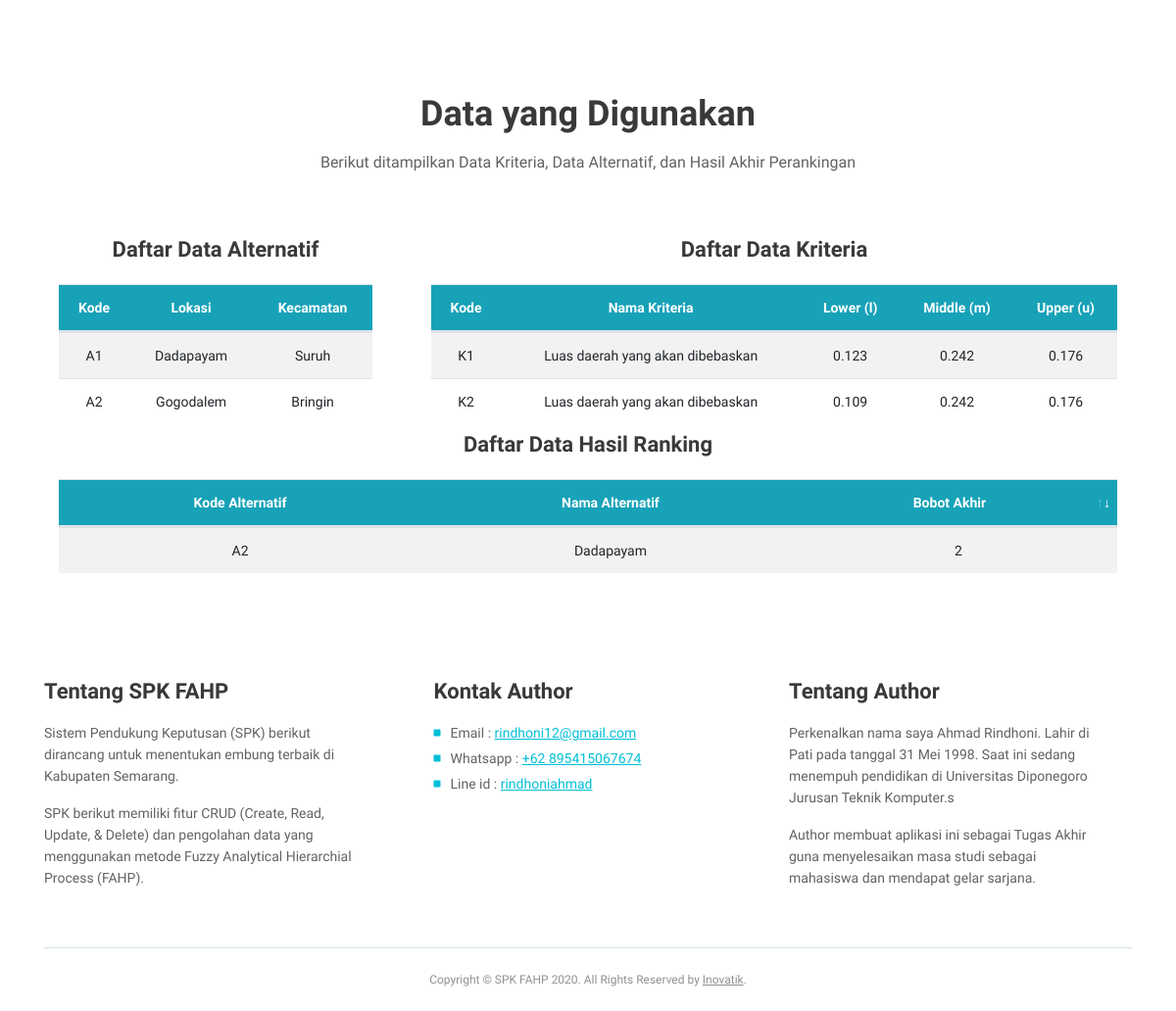
Before: / (lower part) with the older database file.
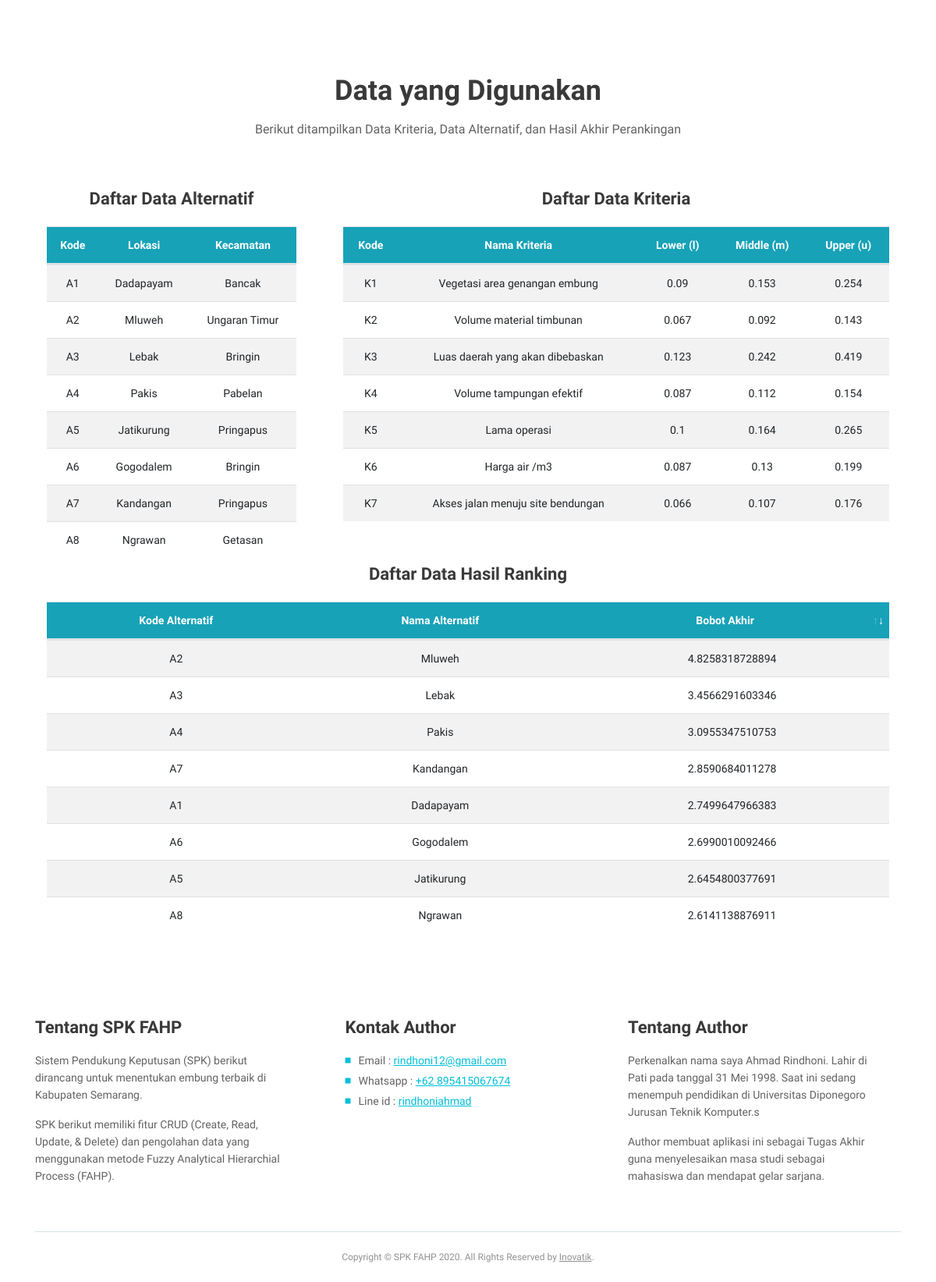
After: the same page with the newer database file.
### tables this page shows
CREATE TABLE `tbl_alternatif` (
  `id_alternatif` varchar(64) NOT NULL,
  `kode_alternatif` varchar(11) NOT NULL,
  `nama_alternatif` varchar(255) DEFAULT NULL,
  `kec_alternatif` varchar(255) NOT NULL
);

CREATE TABLE `tbl_kriteria` (
  `id_kriteria` varchar(64) NOT NULL,
  `kode_kriteria` varchar(11) NOT NULL,
  `nama_kriteria` varchar(255) NOT NULL,
  `nilai_l` float NOT NULL,
  `nilai_m` float NOT NULL,
  `nilai_u` float NOT NULL,
  `nilai_param` varchar(255) NOT NULL,
  `param_kriteria` varchar(255) NOT NULL
);

### application/controllers/landing.php (called while the page is built, shortened)
<?php
class Landing extends CI_Controller {
	public function index()
	{
		$this->load->model("m_landing");
		$data["tbl_alternatif"] = $this->m_landing->getAllAlternatif();
		$data["tbl_kriteria"] = $this->m_landing->getAllKriteria();
		$data["tbl_bobot"] = $this->m_landing->hitung_ternormalisasi();
    $data["tbl_nilaiakhir"] = $this->m_landing->getAllNilai();
		$this->load->view('v_landing', $data);
	}
}

### index.php (called while the page is built, shortened)
<?php
require_once BASEPATH.'core/CodeIgniter.php';

### application/models/m_landing.php (called while the page is built)
<?php defined('BASEPATH') OR exit('No direct script access allowed');
class m_landing extends CI_Model
{
  public function getAllAlternatif()
  {
    $query=$this->db->query("SELECT * FROM tbl_alternatif ORDER BY CAST(SUBSTRING(kode_alternatif, LOCATE('A',kode_alternatif)+1) AS SIGNED) ASC");
    return $query->result();
  }
  public function getAllKriteria()
  {
    $query=$this->db->query("SELECT * FROM tbl_kriteria ORDER BY CAST(SUBSTRING(kode_kriteria, LOCATE('K',kode_kriteria)+1) AS SIGNED) ASC");
    return $query->result();
  }
  public function getAllNilai()
  {
    $query=$this->db->query("SELECT kode_alternatif, nilai FROM tbl_nilai ORDER BY CAST(SUBSTRING(kode_alternatif, LOCATE('A',kode_alternatif)+1) AS SIGNED) ASC");
    return $query->result();
  }
  public function hitung_ternormalisasi()
  {
    $query=$this->db->query(
    " SELECT id_d AS id_w, nilai_d / (SELECT SUM(nilai_d) FROM (  SELECT kode_a AS id_d, MIN(nilai_v) AS nilai_d
            FROM (SELECT A.kode_kriteria AS kode_a, B.kode_kriteria AS kode_b,
                    CASE
                    WHEN A.nilai_m >= B.nilai_m THEN 1
                    WHEN B.nilai_l >= A.nilai_u THEN 0
                    ELSE (B.nilai_l - A.nilai_u) / ((A.nilai_m - A.nilai_u) - (B.nilai_m - B.nilai_l))
                    END AS nilai_v
                  FROM tbl_kriteria B
                    CROSS JOIN tbl_kriteria A
                    WHERE A.kode_kriteria <> B.kode_kriteria
                    ORDER BY CAST(SUBSTRING(kode_a, LOCATE('K',kode_a)+1) AS SIGNED) ASC, CAST(SUBSTRING(kode_b, LOCATE('K',kode_b)+1) AS SIGNED) ASC) AS tbl_d
            GROUP BY kode_a
            ORDER BY CAST(SUBSTRING(kode_a, LOCATE('K',kode_a)+1) AS SIGNED) ASC  ) AS tbl_v) AS nilai_w
      FROM (  SELECT kode_a AS id_d, MIN(nilai_v) AS nilai_d
              FROM (SELECT A.kode_kriteria AS kode_a, B.kode_kriteria AS kode_b,
                      CASE
                      WHEN A.nilai_m >= B.nilai_m THEN 1
                      WHEN B.nilai_l >= A.nilai_u THEN 0
                      ELSE (B.nilai_l - A.nilai_u) / ((A.nilai_m - A.nilai_u) - (B.nilai_m - B.nilai_l))
                      END AS nilai_v
                    FROM tbl_kriteria B
                      CROSS JOIN tbl_kriteria A
                      WHERE A.kode_kriteria <> B.kode_kriteria
                      ORDER BY CAST(SUBSTRING(kode_a, LOCATE('K',kode_a)+1) AS SIGNED) ASC, CAST(SUBSTRING(kode_b, LOCATE('K',kode_b)+1) AS SIGNED) ASC) AS tbl_d
              GROUP BY kode_a
              ORDER BY CAST(SUBSTRING(kode_a, LOCATE('K',kode_a)+1) AS SIGNED) ASC ) AS tbl_normalized"
    );
    return $query->result();
  }
}

### application/views/v_landing.php (the view, shortened to what this page needs)
<!DOCTYPE html>
<html lang="en">
<head>
	<link href="<?php echo base_url('assets_landing/css/bootstrap.css') ?>" rel="stylesheet">
	<link href="<?php echo base_url('assets_landing/css/fontawesome-all.css') ?>" rel="stylesheet">
	<link href="<?php echo base_url('assets_landing/css/swiper.css') ?>" rel="stylesheet">
	<link href="<?php echo base_url('assets_landing/css/magnific-popup.css') ?>" rel="stylesheet">
	<link href="<?php echo base_url('assets_landing/css/styles.css') ?>" rel="stylesheet">
	<link href="<?php echo base_url('assets/extra-libs/datatables.net-bs4/css/dataTables.bootstrap4.css')?>"
		rel="stylesheet">
</head>
<body data-spy="scroll" data-target=".fixed-top">
	<div id="lokasi" class="cards-1">
		<div class="container">
			<div class="row">
				<div class="col-lg-12">
					<div class="col-lg-12 align-content-center">
						<div class="box">
						</div>
					</div>
				</div>
			</div>
		</div>
	</div>
	<div id="data" class="cards-1">
		<div class="container">
			<div class="row">
				<div class="col-lg-12">
					<h2>Data yang Digunakan</h2>
					<p class="p-heading p-large">Berikut ditampilkan Data Kriteria, Data Alternatif, dan Hasil Akhir Perankingan
					</p>
				</div>
			</div>
			<div class="row">
				<div id="alternatif" class="col-lg-4">
					<h4 class="card-title">Daftar Data Alternatif</h4>
					<div class="table-responsive">
						<table id="example" class="table table-striped">
							<thead class="bg-info text-white text-center">
								<tr>
									<th>Kode</th>
									<th>Lokasi</th>
									<th>Kecamatan</th>
								</tr>
							</thead>
							<tbody class="text-center">
								<?php foreach ($tbl_alternatif as $alternatif): ?>
								<tr>
									<td><?php echo $alternatif->kode_alternatif ?></td>
									<td><?php echo $alternatif->nama_alternatif ?></td>
									<td><?php echo $alternatif->kec_alternatif ?></td>
								</tr>
								<?php endforeach; ?>
							</tbody>
						</table>
					</div>
				</div>
				<div id="kriteria" class="col-lg-8">
					<h4 class="card-title">Daftar Data Kriteria</h4>
					<div class="table-responsive">
						<table id="example2" class="table table-striped">
							<thead class="bg-info text-white text-center">
								<tr>
									<th>Kode</th>
									<th>Nama Kriteria</th>
									<th>Lower (l)</th>
									<th>Middle (m)</th>
									<th>Upper (u)</th>
								</tr>
							</thead>
							<tbody class="text-center">
								<?php foreach ($tbl_kriteria as $kriteria): ?>
								<tr>
									<td><?php echo $kriteria->kode_kriteria ?></td>
									<td><?php echo $kriteria->nama_kriteria ?></td>
									<td><?php echo $kriteria->nilai_l ?></td>
									<td><?php echo $kriteria->nilai_m ?></td>
									<td><?php echo $kriteria->nilai_u ?></td>
								</tr>
								<?php endforeach; ?>
							</tbody>
						</table>
					</div>
				</div>
			</div>
			<div id="ranking" class="row">
				<div class="col-lg-12">
					<h4 class="card-title">Daftar Data Hasil Ranking</h4>
					<div class="table-responsive">
						<table id="example3" class="table table-striped">
							<thead class="bg-info text-white text-center">
								<?php
									$i=0;
									foreach($tbl_nilaiakhir as $row)
									{
										$kode[$i] = $row->kode_alternatif;
										$arr_nilai[$i] = (explode (',', $row->nilai));
										$i++;
									}
								?>
								<?php
									$j=0;
									foreach($tbl_bobot as $row)
									{
										$nil_w[$j] = $row->nilai_w;
										$j++;
									}
								?>
								<?php
									$k=0;
									foreach($tbl_alternatif as $row)
									{
										$nama_alt[$k] = $row->nama_alternatif;
										$k++;
									}
								?>
								<tr>
									<th>Kode Alternatif</th>
									<th>Nama Alternatif</th>
									<th>Bobot Akhir</th>
								</tr>
							</thead>
							<tbody class="text-center">
								<?php
								$x=0;
								while($x<COUNT($arr_nilai))
								{
										$y=0;
										$nb[$x] = 0;
										while($y<COUNT($arr_nilai[0]))
										{
											$nb[$x] += $arr_nilai[$x][$y]*$nil_w[$y];
											$y++;
										}
									echo '<tr>';
									echo '<td>'.$kode[$x].'</td>';
									echo '<td>'.$nama_alt[$x].'</td>';
									echo '<td>'.$nb[$x].'</td>';
									echo '</tr>';
									$x++;
								}
								?>
							</tbody>
						</table>
					</div>
				</div>
			</div>
		</div>
	</div>
	<div class="footer">
		<div class="container">
			<div class="row">
				<div class="col-md-4">
					<div class="footer-col">
						<h4>Tentang SPK FAHP</h4>
						<p>Sistem Pendukung Keputusan (SPK) berikut dirancang untuk menentukan embung terbaik di
							Kabupaten
							Semarang.</p>
						<p>SPK berikut memiliki fitur CRUD (Create, Read, Update, & Delete) dan pengolahan data
							yang menggunakan metode Fuzzy Analytical Hierarchial Process (FAHP).</p>
					</div>
				</div>
				<div class="col-md-4">
					<div class="footer-col middle">
						<h4>Kontak Author</h4>
						<ul class="list-unstyled li-space-lg">
							<li class="media">
								<i class="fas fa-square"></i>
								<div class="media-body">Email : <a class="turquoise" href="">rindhoni12@gmail.com</a></div>
							</li>
							<li class="media">
								<i class="fas fa-square"></i>
								<div class="media-body">Whatsapp : <a class="turquoise" href="#your-link">+62 895415067674</a></div>
							</li>
							<li class="media">
								<i class="fas fa-square"></i>
								<div class="media-body">Line id : <a class="turquoise" href="#your-link">rindhoniahmad</a></div>
							</li>
						</ul>
					</div>
				</div>
				<div class="col-md-4">
					<div class="footer-col">
						<h4>Tentang Author</h4>
						<p>Perkenalkan nama saya Ahmad Rindhoni. Lahir di Pati pada tanggal 31 Mei 1998. Saat ini sedang menempuh
							pendidikan di Universitas Diponegoro Jurusan Teknik Komputer.s</p>
						<p>Author membuat aplikasi ini sebagai Tugas Akhir guna menyelesaikan masa studi sebagai mahasiswa dan mendapat gelar sarjana.</p>
					</div>
				</div>
			</div>
		</div>
	</div>
	<div class="copyright">
		<div class="container">
			<div class="row">
				<div class="col-lg-12">
					<p class="p-small">Copyright © <?php echo SITE_NAME ." ". Date('Y') ?>. All Rights Reserved by <a
							href="https://inovatik.com">Inovatik</a>.</p>
				</div>
			</div>
		</div>
	</div>
</body>
</html>

### assets_landing/css/styles.css (style rules this page uses)
body, html { width: 100%; height: 100%; }
body, p { color: #626262; font: 400 0.875rem/1.375rem "Raleway", sans-serif; }
.p-large { font: 400 1rem/1.5rem "Raleway", sans-serif; }
.p-small { font: 400 0.75rem/1.25rem "Raleway", sans-serif; }
.p-heading { margin-bottom: 3.875rem; }
.li-space-lg li { margin-bottom: 0.25rem; }
h2 { color: #393939; font: 700 2.25rem/2.75rem "Raleway", sans-serif; }
h4 { color: #393939; font: 700 1.375rem/1.875rem "Raleway", sans-serif; }
a { color: #626262; text-decoration: underline; }
a.turquoise { color: #00bfd8; }
.turquoise { color: #00bfd8; }
.cards-1 { padding-top: 4rem; padding-bottom: 1.625rem; text-align: center; }
.cards-1 h2 { margin-bottom: 1rem; }
.cards-1 .card-title { margin-bottom: 0.875rem; }
.footer { padding-top: 4.625rem; padding-bottom: 0.5rem; }
.footer .footer-col { margin-bottom: 2.25rem; }
.footer h4 { margin-bottom: 1rem; }
.footer .list-unstyled .fas { color: #00bfd8; font-size: 0.5rem; line-height: 1.375rem; }
.footer .list-unstyled .media-body { margin-left: 0.625rem; }
.copyright { padding-top: 1rem; padding-bottom: 0.375rem; text-align: center; }
.copyright .p-small { padding-top: 1.375rem; border-top: 1px solid #c4d8dc; opacity: 0.7; }
@media (min-width: 768px) { .p-heading { width: 85%; margin-right: auto; margin-left: auto; } }
@media (min-width: 992px) { .p-heading { width: 65%; } }
@media (min-width: 1200px) { .p-heading { width: 55%; } }
@media (min-width: 1200px) { .footer .footer-col { width: 90%; } }
@media (min-width: 1200px) { .footer .footer-col.middle { margin-right: auto; margin-left: auto; } }

Changed rows visible on the page:
removed tbl_alternatif: kode_alternatif "A1", nama_alternatif "Dadapayam", kec_alternatif "Suruh"
removed tbl_alternatif: kode_alternatif "A2", nama_alternatif "Gogodalem", kec_alternatif "Bringin"
removed tbl_kriteria: kode_kriteria "K1", nama_kriteria "Luas daerah yang akan dibebaskan", nilai_l "0.123", nilai_m "0.242", nilai_u "0.176"
removed tbl_kriteria: kode_kriteria "K2", nama_kriteria "Luas daerah yang akan dibebaskan", nilai_l "0.109", nilai_m "0.242", nilai_u "0.176"
added tbl_alternatif: kode_alternatif "A1", nama_alternatif "Dadapayam", kec_alternatif "Bancak"
added tbl_alternatif: kode_alternatif "A2", nama_alternatif "Mluweh", kec_alternatif "Ungaran Timur"
added tbl_alternatif: kode_alternatif "A3", nama_alternatif "Lebak", kec_alternatif "Bringin"
added tbl_alternatif: kode_alternatif "A4", nama_alternatif "Pakis", kec_alternatif "Pabelan"
added tbl_alternatif: kode_alternatif "A5", nama_alternatif "Jatikurung", kec_alternatif "Pringapus"
added tbl_alternatif: kode_alternatif "A6", nama_alternatif "Gogodalem", kec_alternatif "Bringin"
added tbl_alternatif: kode_alternatif "A7", nama_alternatif "Kandangan", kec_alternatif "Pringapus"
added tbl_alternatif: kode_alternatif "A8", nama_alternatif "Ngrawan", kec_alternatif "Getasan"
added tbl_kriteria: kode_kriteria "K1", nama_kriteria "Vegetasi area genangan embung", nilai_l "0.09", nilai_m "0.153", nilai_u "0.254"
added tbl_kriteria: kode_kriteria "K2", nama_kriteria "Volume material timbunan", nilai_l "0.067", nilai_m "0.092", nilai_u "0.143"
added tbl_kriteria: kode_kriteria "K3", nama_kriteria "Luas daerah yang akan dibebaskan", nilai_l "0.123", nilai_m "0.242", nilai_u "0.419"
added tbl_kriteria: kode_kriteria "K4", nama_kriteria "Volume tampungan efektif", nilai_l "0.087", nilai_m "0.112", nilai_u "0.154"
added tbl_kriteria: kode_kriteria "K5", nama_kriteria "Lama operasi", nilai_l "0.1", nilai_m "0.164", nilai_u "0.265"
added tbl_kriteria: kode_kriteria "K6", nama_kriteria "Harga air /m3", nilai_l "0.087", nilai_m "0.13", nilai_u "0.199"
added tbl_kriteria: kode_kriteria "K7", nama_kriteria "Akses jalan menuju site bendungan", nilai_l "0.066", nilai_m "0.107", nilai_u "0.176"
Other visible differences:
new list line: "A1 Dadapayam 2.7499647966383"
new list line: "A2 Mluweh 4.8258318728894"
new list line: "A3 Lebak 3.4566291603346"
new list line: "A4 Pakis 3.0955347510753"
new list line: "A5 Jatikurung 2.6454800377691"
new list line: "A6 Gogodalem 2.6990010092466"
new list line: "A7 Kandangan 2.8590684011278"
new list line: "A8 Ngrawan 2.6141138876911"
list line gone: "A2 Dadapayam 2"
